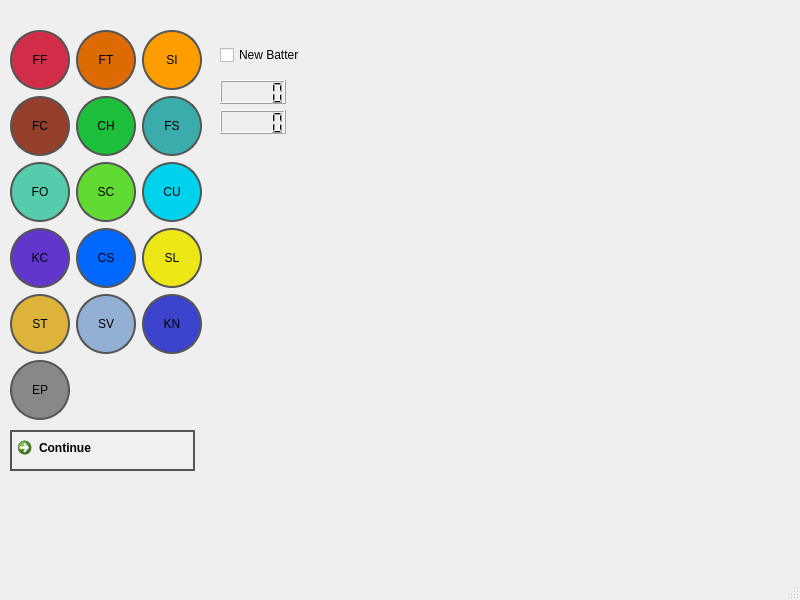
<?xml version="1.0" encoding="UTF-8"?>
<ui version="4.0">
 <class>MainWindow</class>
 <widget class="QMainWindow" name="MainWindow">
  <property name="geometry">
   <rect>
    <x>0</x>
    <y>0</y>
    <width>800</width>
    <height>600</height>
   </rect>
  </property>
  <property name="windowTitle">
   <string>MainWindow</string>
  </property>
  <widget class="QWidget" name="centralwidget">
   <widget class="QStackedWidget" name="ScreenManager">
    <property name="geometry">
     <rect>
      <x>10</x>
      <y>10</y>
      <width>801</width>
      <height>581</height>
     </rect>
    </property>
    <property name="styleSheet">
     <string notr="true">QPushButton {
    border: 2px solid #555555;
    background-color: #f0f0f0;
    border-radius: 30px; /* Must be exactly half of your button width/height */
}

QPushButton:hover {
    background-color: #dcdcdc;
}

QPushButton:pressed {
    background-color: #bebebe;
}</string>
    </property>
    <property name="currentIndex">
     <number>3</number>
    </property>
    <widget class="QWidget" name="Start">
     <widget class="QWidget" name="layoutWidget">
      <property name="geometry">
       <rect>
        <x>190</x>
        <y>100</y>
        <width>391</width>
        <height>341</height>
       </rect>
      </property>
      <layout class="QGridLayout" name="gridLayout">
       <item row="0" column="0">
        <widget class="QPushButton" name="pushButton_3">
         <property name="text">
          <string>Pitch</string>
         </property>
        </widget>
       </item>
       <item row="1" column="0">
        <widget class="QPushButton" name="pushButton_2">
         <property name="text">
          <string>Field Management</string>
         </property>
        </widget>
       </item>
       <item row="2" column="0">
        <widget class="QPushButton" name="pushButton">
         <property name="text">
          <string>Defensive Alignment</string>
         </property>
        </widget>
       </item>
      </layout>
     </widget>
    </widget>
    <widget class="QWidget" name="DA"/>
    <widget class="QWidget" name="FM"/>
    <widget class="QWidget" name="Pitch">
     <widget class="QCheckBox" name="checkBox">
      <property name="enabled">
       <bool>true</bool>
      </property>
      <property name="geometry">
       <rect>
        <x>210</x>
        <y>20</y>
        <width>100</width>
        <height>50</height>
       </rect>
      </property>
      <property name="sizePolicy">
       <sizepolicy hsizetype="Minimum" vsizetype="Minimum">
        <horstretch>5</horstretch>
        <verstretch>5</verstretch>
       </sizepolicy>
      </property>
      <property name="minimumSize">
       <size>
        <width>100</width>
        <height>10</height>
       </size>
      </property>
      <property name="maximumSize">
       <size>
        <width>100</width>
        <height>100</height>
       </size>
      </property>
      <property name="text">
       <string>New Batter</string>
      </property>
     </widget>
     <widget class="QCommandLinkButton" name="commandLinkButton">
      <property name="geometry">
       <rect>
        <x>0</x>
        <y>420</y>
        <width>185</width>
        <height>41</height>
       </rect>
      </property>
      <property name="text">
       <string>Continue</string>
      </property>
     </widget>
     <widget class="QWidget" name="layoutWidget">
      <property name="geometry">
       <rect>
        <x>0</x>
        <y>20</y>
        <width>194</width>
        <height>392</height>
       </rect>
      </property>
      <layout class="QGridLayout" name="gridLayout_2">
       <item row="0" column="0">
        <widget class="QPushButton" name="pushButton_16">
         <property name="sizePolicy">
          <sizepolicy hsizetype="Minimum" vsizetype="Minimum">
           <horstretch>0</horstretch>
           <verstretch>0</verstretch>
          </sizepolicy>
         </property>
         <property name="minimumSize">
          <size>
           <width>60</width>
           <height>60</height>
          </size>
         </property>
         <property name="maximumSize">
          <size>
           <width>60</width>
           <height>60</height>
          </size>
         </property>
         <property name="autoFillBackground">
          <bool>false</bool>
         </property>
         <property name="styleSheet">
          <string notr="true">background-color: rgb(210, 45, 73)</string>
         </property>
         <property name="text">
          <string>FF</string>
         </property>
        </widget>
       </item>
       <item row="0" column="1">
        <widget class="QPushButton" name="pushButton_4">
         <property name="sizePolicy">
          <sizepolicy hsizetype="Minimum" vsizetype="Minimum">
           <horstretch>0</horstretch>
           <verstretch>0</verstretch>
          </sizepolicy>
         </property>
         <property name="minimumSize">
          <size>
           <width>60</width>
           <height>60</height>
          </size>
         </property>
         <property name="maximumSize">
          <size>
           <width>60</width>
           <height>60</height>
          </size>
         </property>
         <property name="styleSheet">
          <string notr="true">background-color: rgb(222, 106, 4)</string>
         </property>
         <property name="text">
          <string>FT</string>
         </property>
        </widget>
       </item>
       <item row="0" column="2">
        <widget class="QPushButton" name="pushButton_11">
         <property name="sizePolicy">
          <sizepolicy hsizetype="Minimum" vsizetype="Minimum">
           <horstretch>0</horstretch>
           <verstretch>0</verstretch>
          </sizepolicy>
         </property>
         <property name="minimumSize">
          <size>
           <width>60</width>
           <height>60</height>
          </size>
         </property>
         <property name="maximumSize">
          <size>
           <width>60</width>
           <height>60</height>
          </size>
         </property>
         <property name="styleSheet">
          <string notr="true">background-color: rgb(254, 157, 0)</string>
         </property>
         <property name="text">
          <string>SI</string>
         </property>
        </widget>
       </item>
       <item row="1" column="0">
        <widget class="QPushButton" name="pushButton_18">
         <property name="sizePolicy">
          <sizepolicy hsizetype="Minimum" vsizetype="Minimum">
           <horstretch>0</horstretch>
           <verstretch>0</verstretch>
          </sizepolicy>
         </property>
         <property name="minimumSize">
          <size>
           <width>60</width>
           <height>60</height>
          </size>
         </property>
         <property name="maximumSize">
          <size>
           <width>60</width>
           <height>60</height>
          </size>
         </property>
         <property name="styleSheet">
          <string notr="true">background-color:rgb(147, 63, 44)</string>
         </property>
         <property name="text">
          <string>FC</string>
         </property>
        </widget>
       </item>
       <item row="1" column="1">
        <widget class="QPushButton" name="pushButton_6">
         <property name="sizePolicy">
          <sizepolicy hsizetype="Minimum" vsizetype="Minimum">
           <horstretch>0</horstretch>
           <verstretch>0</verstretch>
          </sizepolicy>
         </property>
         <property name="minimumSize">
          <size>
           <width>60</width>
           <height>60</height>
          </size>
         </property>
         <property name="maximumSize">
          <size>
           <width>60</width>
           <height>60</height>
          </size>
         </property>
         <property name="styleSheet">
          <string notr="true">background-color:rgb(29, 190, 58)</string>
         </property>
         <property name="text">
          <string>CH</string>
         </property>
        </widget>
       </item>
       <item row="1" column="2">
        <widget class="QPushButton" name="pushButton_10">
         <property name="sizePolicy">
          <sizepolicy hsizetype="Minimum" vsizetype="Minimum">
           <horstretch>0</horstretch>
           <verstretch>0</verstretch>
          </sizepolicy>
         </property>
         <property name="minimumSize">
          <size>
           <width>60</width>
           <height>60</height>
          </size>
         </property>
         <property name="maximumSize">
          <size>
           <width>60</width>
           <height>60</height>
          </size>
         </property>
         <property name="styleSheet">
          <string notr="true">background-color:rgb(59, 172, 172)</string>
         </property>
         <property name="text">
          <string>FS</string>
         </property>
        </widget>
       </item>
       <item row="2" column="0">
        <widget class="QPushButton" name="pushButton_19">
         <property name="sizePolicy">
          <sizepolicy hsizetype="Minimum" vsizetype="Minimum">
           <horstretch>0</horstretch>
           <verstretch>0</verstretch>
          </sizepolicy>
         </property>
         <property name="minimumSize">
          <size>
           <width>60</width>
           <height>60</height>
          </size>
         </property>
         <property name="maximumSize">
          <size>
           <width>60</width>
           <height>60</height>
          </size>
         </property>
         <property name="styleSheet">
          <string notr="true">background-color:rgb(85, 204, 171)</string>
         </property>
         <property name="text">
          <string>FO</string>
         </property>
        </widget>
       </item>
       <item row="2" column="1">
        <widget class="QPushButton" name="pushButton_5">
         <property name="sizePolicy">
          <sizepolicy hsizetype="Minimum" vsizetype="Minimum">
           <horstretch>0</horstretch>
           <verstretch>0</verstretch>
          </sizepolicy>
         </property>
         <property name="minimumSize">
          <size>
           <width>60</width>
           <height>60</height>
          </size>
         </property>
         <property name="maximumSize">
          <size>
           <width>60</width>
           <height>60</height>
          </size>
         </property>
         <property name="styleSheet">
          <string notr="true">background-color:rgb(96, 219, 51)</string>
         </property>
         <property name="text">
          <string>SC</string>
         </property>
        </widget>
       </item>
       <item row="2" column="2">
        <widget class="QPushButton" name="pushButton_7">
         <property name="sizePolicy">
          <sizepolicy hsizetype="Minimum" vsizetype="Minimum">
           <horstretch>0</horstretch>
           <verstretch>0</verstretch>
          </sizepolicy>
         </property>
         <property name="minimumSize">
          <size>
           <width>60</width>
           <height>60</height>
          </size>
         </property>
         <property name="maximumSize">
          <size>
           <width>60</width>
           <height>60</height>
          </size>
         </property>
         <property name="styleSheet">
          <string notr="true">background-color:rgb(0, 209, 237)</string>
         </property>
         <property name="text">
          <string>CU</string>
         </property>
        </widget>
       </item>
       <item row="3" column="0">
        <widget class="QPushButton" name="pushButton_17">
         <property name="sizePolicy">
          <sizepolicy hsizetype="Minimum" vsizetype="Minimum">
           <horstretch>0</horstretch>
           <verstretch>0</verstretch>
          </sizepolicy>
         </property>
         <property name="minimumSize">
          <size>
           <width>60</width>
           <height>60</height>
          </size>
         </property>
         <property name="maximumSize">
          <size>
           <width>60</width>
           <height>60</height>
          </size>
         </property>
         <property name="styleSheet">
          <string notr="true">background-color:rgb(98, 54, 205)</string>
         </property>
         <property name="text">
          <string>KC</string>
         </property>
        </widget>
       </item>
       <item row="3" column="1">
        <widget class="QPushButton" name="pushButton_9">
         <property name="sizePolicy">
          <sizepolicy hsizetype="Minimum" vsizetype="Minimum">
           <horstretch>0</horstretch>
           <verstretch>0</verstretch>
          </sizepolicy>
         </property>
         <property name="minimumSize">
          <size>
           <width>60</width>
           <height>60</height>
          </size>
         </property>
         <property name="maximumSize">
          <size>
           <width>60</width>
           <height>60</height>
          </size>
         </property>
         <property name="styleSheet">
          <string notr="true">background-color:rgb(0, 104, 255)</string>
         </property>
         <property name="text">
          <string>CS</string>
         </property>
        </widget>
       </item>
       <item row="3" column="2">
        <widget class="QPushButton" name="pushButton_8">
         <property name="sizePolicy">
          <sizepolicy hsizetype="Minimum" vsizetype="Minimum">
           <horstretch>0</horstretch>
           <verstretch>0</verstretch>
          </sizepolicy>
         </property>
         <property name="minimumSize">
          <size>
           <width>60</width>
           <height>60</height>
          </size>
         </property>
         <property name="maximumSize">
          <size>
           <width>60</width>
           <height>60</height>
          </size>
         </property>
         <property name="styleSheet">
          <string notr="true">background-color:rgb(238, 231, 22)</string>
         </property>
         <property name="text">
          <string>SL</string>
         </property>
        </widget>
       </item>
       <item row="4" column="0">
        <widget class="QPushButton" name="pushButton_14">
         <property name="sizePolicy">
          <sizepolicy hsizetype="Minimum" vsizetype="Minimum">
           <horstretch>0</horstretch>
           <verstretch>0</verstretch>
          </sizepolicy>
         </property>
         <property name="minimumSize">
          <size>
           <width>60</width>
           <height>60</height>
          </size>
         </property>
         <property name="maximumSize">
          <size>
           <width>60</width>
           <height>60</height>
          </size>
         </property>
         <property name="styleSheet">
          <string notr="true">background-color:rgb(221, 179, 58)</string>
         </property>
         <property name="text">
          <string>ST</string>
         </property>
        </widget>
       </item>
       <item row="4" column="1">
        <widget class="QPushButton" name="pushButton_15">
         <property name="sizePolicy">
          <sizepolicy hsizetype="Minimum" vsizetype="Minimum">
           <horstretch>0</horstretch>
           <verstretch>0</verstretch>
          </sizepolicy>
         </property>
         <property name="minimumSize">
          <size>
           <width>60</width>
           <height>60</height>
          </size>
         </property>
         <property name="maximumSize">
          <size>
           <width>60</width>
           <height>60</height>
          </size>
         </property>
         <property name="styleSheet">
          <string notr="true">background-color:rgb(147, 175, 212)</string>
         </property>
         <property name="text">
          <string>SV</string>
         </property>
        </widget>
       </item>
       <item row="4" column="2">
        <widget class="QPushButton" name="pushButton_12">
         <property name="sizePolicy">
          <sizepolicy hsizetype="Minimum" vsizetype="Minimum">
           <horstretch>0</horstretch>
           <verstretch>0</verstretch>
          </sizepolicy>
         </property>
         <property name="minimumSize">
          <size>
           <width>60</width>
           <height>60</height>
          </size>
         </property>
         <property name="maximumSize">
          <size>
           <width>60</width>
           <height>60</height>
          </size>
         </property>
         <property name="styleSheet">
          <string notr="true">background-color:rgb(60, 68, 205)</string>
         </property>
         <property name="text">
          <string>KN</string>
         </property>
        </widget>
       </item>
       <item row="5" column="0">
        <widget class="QPushButton" name="pushButton_13">
         <property name="sizePolicy">
          <sizepolicy hsizetype="Minimum" vsizetype="Minimum">
           <horstretch>0</horstretch>
           <verstretch>0</verstretch>
          </sizepolicy>
         </property>
         <property name="minimumSize">
          <size>
           <width>60</width>
           <height>60</height>
          </size>
         </property>
         <property name="maximumSize">
          <size>
           <width>60</width>
           <height>60</height>
          </size>
         </property>
         <property name="styleSheet">
          <string notr="true">background-color:rgb(136, 136, 136)</string>
         </property>
         <property name="text">
          <string>EP</string>
         </property>
        </widget>
       </item>
      </layout>
     </widget>
     <widget class="QWidget" name="layoutWidget">
      <property name="geometry">
       <rect>
        <x>210</x>
        <y>70</y>
        <width>66</width>
        <height>54</height>
       </rect>
      </property>
      <layout class="QGridLayout" name="gridLayout_3">
       <item row="0" column="0">
        <widget class="QLCDNumber" name="NumPitchTotal"/>
       </item>
       <item row="1" column="0">
        <widget class="QLCDNumber" name="NumPitchAB"/>
       </item>
      </layout>
     </widget>
    </widget>
    <widget class="QWidget" name="Location">
     <widget class="PlotWidget" name="StrikeZone">
      <property name="geometry">
       <rect>
        <x>10</x>
        <y>40</y>
        <width>371</width>
        <height>391</height>
       </rect>
      </property>
     </widget>
     <widget class="QTextEdit" name="textEdit">
      <property name="geometry">
       <rect>
        <x>10</x>
        <y>10</y>
        <width>211</width>
        <height>21</height>
       </rect>
      </property>
      <property name="html">
       <string>&lt;!DOCTYPE HTML PUBLIC &quot;-//W3C//DTD HTML 4.0//EN&quot; &quot;http://www.w3.org/TR/REC-html40/strict.dtd&quot;&gt;
&lt;html&gt;&lt;head&gt;&lt;meta name=&quot;qrichtext&quot; content=&quot;1&quot; /&gt;&lt;meta charset=&quot;utf-8&quot; /&gt;&lt;style type=&quot;text/css&quot;&gt;
p, li { white-space: pre-wrap; }
hr { height: 1px; border-width: 0; }
li.unchecked::marker { content: &quot;\2610&quot;; }
li.checked::marker { content: &quot;\2612&quot;; }
&lt;/style&gt;&lt;/head&gt;&lt;body style=&quot; font-family:'Segoe UI'; font-size:9pt; font-weight:400; font-style:normal;&quot;&gt;
&lt;p style=&quot; margin-top:0px; margin-bottom:0px; margin-left:0px; margin-right:0px; -qt-block-indent:0; text-indent:0px;&quot;&gt;LAST NAME BATTER&lt;/p&gt;
&lt;p style=&quot;-qt-paragraph-type:empty; margin-top:0px; margin-bottom:0px; margin-left:0px; margin-right:0px; -qt-block-indent:0; text-indent:0px;&quot;&gt;&lt;br /&gt;&lt;/p&gt;&lt;/body&gt;&lt;/html&gt;</string>
      </property>
     </widget>
     <widget class="QCommandLinkButton" name="commandLinkButton_2">
      <property name="geometry">
       <rect>
        <x>40</x>
        <y>460</y>
        <width>172</width>
        <height>41</height>
       </rect>
      </property>
      <property name="text">
       <string>Confirm</string>
      </property>
     </widget>
    </widget>
   </widget>
  </widget>
  <widget class="QStatusBar" name="statusbar"/>
 </widget>
 <customwidgets>
  <customwidget>
   <class>PlotWidget</class>
   <extends>QGraphicsView</extends>
   <header>pyqtgraph.h</header>
  </customwidget>
 </customwidgets>
 <resources/>
 <connections/>
</ui>
